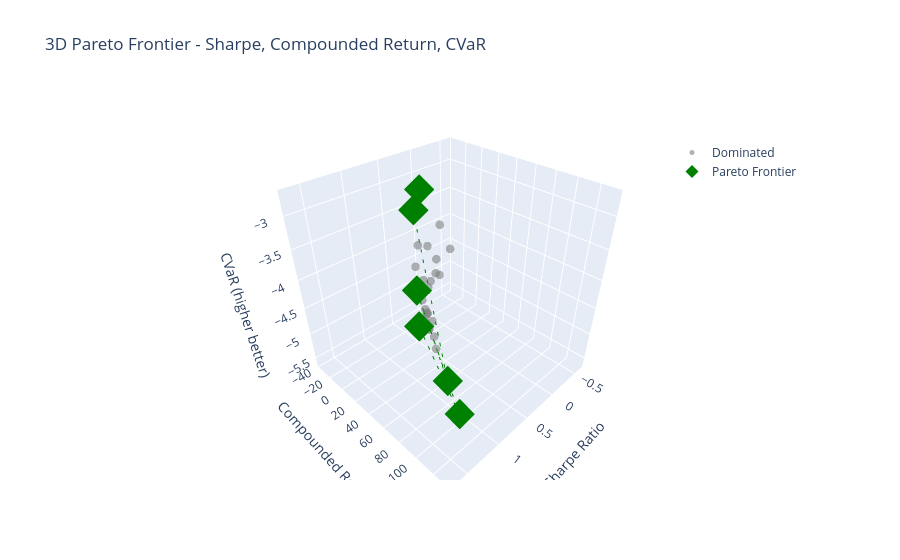

Source (notebook cell):
### Code cell
temp_perf = all_overall_perfs.copy()

cols = ['sharpe', 'comp_return', 'cvar']
temp_perf['dominated_3d'] = pareto_dominance(temp_perf, cols)

frontier_3d = temp_perf[~temp_perf['dominated_3d']]

fig = plot_3d_pareto(
    df=temp_perf,
    x_col='sharpe',
    y_col='comp_return',
    z_col='cvar',
    dominated_col='dominated_3d',
    title='3D Pareto Frontier - Sharpe, Compounded Return, CVaR',
    x_title='Sharpe Ratio',
    y_title='Compounded Return',
    z_title='CVaR (higher better)'
)

fig.show()

# Efficient frontier models vs Benchmarks
frontier_model_names = list(frontier_3d.index)
pd.concat(
    [frontier_3d.sort_values(by='sharpe', ascending=False), benchmarks_df],
    axis=0
)

### Figure 1 — Plotly figure (JSON) as saved in the notebook; plotly's stock layout.template omitted (floating-point values rounded to 4 significant figures)
{"data": [{"hovertemplate": "<b>%{text}</b><br>sharpe: %{x:.3f}<br>comp_return: %{y:.3f}<br>cvar: %{z:.3f}<extra></extra>", "marker": {"color": "gray", "opacity": 0.6, "size": 5}, "mode": "markers", "name": "Dominated", "text": ["InvertedAttentionLSTM-custom_loss_11", "PatchTST-custom_loss_15", "InvertedAttentionLSTM-custom_loss_15", "DeformTime-custom_loss_11", "VLSTM-custom_loss_11", "TemporalTransformer-custom_loss_16", "BaseLSTM-custom_loss_11", "DeformTime-custom_loss_15", "BaseLSTM-custom_loss_16", "TemporalTransformer-custom_loss_15", "InvertedAttentionLSTM-custom_loss_16", "TemporalTransformer-custom_loss_10", "PatchTST-custom_loss_11", "DeformTime-custom_loss_10", "PatchTST-custom_loss_10", "VLSTM-custom_loss_10", "AttentionLSTM-custom_loss_11", "TemporalTransformer-custom_loss_11", "AttentionLSTM-custom_loss_15", "PatchTST-custom_loss_16", "VLSTM-custom_loss_15", "BaseLSTM-custom_loss_15"], "type": "scatter3d", "x": [1.254, 1.12, 1.079, 1.071, 1.065, 1.059, 1.027, 1.012, 0.9632, 0.8909, 0.8631, 0.7257, 0.6994, 0.6521, 0.516, 0.5043, 0.3313, 0.1351, 0.0819, -0.0462, -0.1876, -0.6101], "y": [79.32, 67.71, 65.4, 61.1, 57.5, 51.0, 58.5, 56.03, 53.83, 40.13, 42.42, 44.55, 38.75, 30.49, 20.25, 21.93, 10.61, -0.69, -3.4, -7.85, -20.3, -35.62], "z": [-4.04, -4.0, -4.32, -4.24, -3.91, -3.45, -4.17, -4.11, -4.22, -3.3, -3.84, -5.19, -4.71, -4.19, -3.64, -4.24, -5.6, -4.49, -4.27, -3.73, -4.87, -4.66]}, {"hovertemplate": "<b>%{text}</b><br>sharpe: %{x:.3f}<br>comp_return: %{y:.3f}<br>cvar: %{z:.3f}<extra></extra>", "marker": {"color": "green", "size": 10, "symbol": "diamond"}, "mode": "markers", "name": "Pareto Frontier", "text": ["BaseLSTM-custom_loss_10", "AttentionLSTM-custom_loss_10", "InvertedAttentionLSTM-custom_loss_10", "DeformTime-custom_loss_16", "AttentionLSTM-custom_loss_16", "VLSTM-custom_loss_16"], "type": "scatter3d", "x": [1.674, 1.555, 1.519, 1.402, 0.841, 0.6236], "y": [105.3, 132.1, 91.27, 109.6, 32.31, 21.38], "z": [-3.42, -4.54, -3.18, -4.43, -2.87, -2.73]}, {"hoverinfo": "skip", "line": {"color": "green", "dash": "dash", "width": 2}, "mode": "lines", "showlegend": false, "type": "scatter3d", "x": [1.674, 1.555, 1.519, 1.402, 0.841, 0.6236], "y": [105.3, 132.1, 91.27, 109.6, 32.31, 21.38], "z": [-3.42, -4.54, -3.18, -4.43, -2.87, -2.73]}], "layout": {"legend": {"x": 0.8, "y": 0.9}, "scene": {"xaxis": {"title": {"text": "Sharpe Ratio"}}, "yaxis": {"title": {"text": "Compounded Return"}}, "zaxis": {"title": {"text": "CVaR (higher better)"}}}, "title": {"text": "3D Pareto Frontier - Sharpe, Compounded Return, CVaR"}}}
